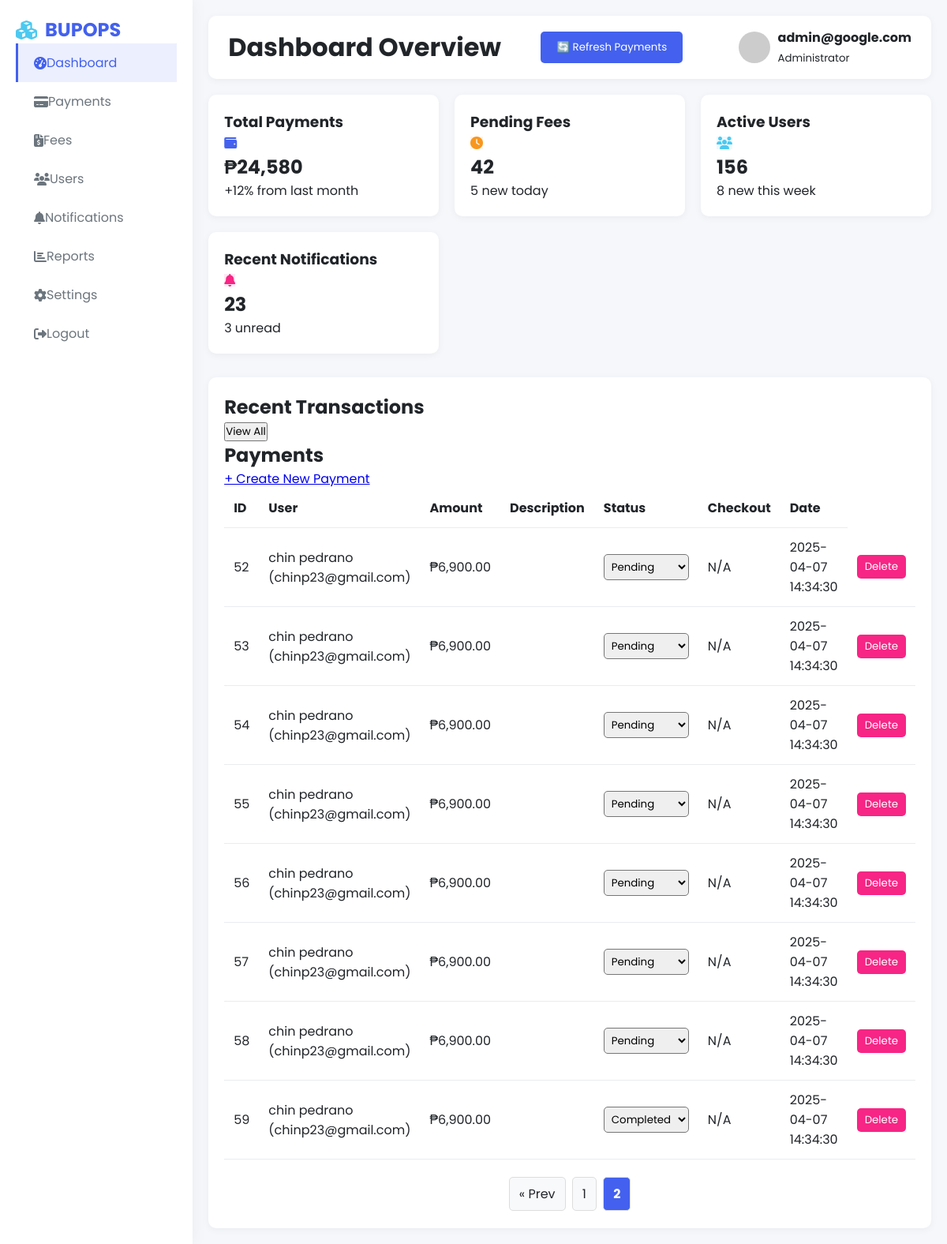
Page /admin_dashboard.php?page=2 (signed in) on the committed database.
### tables this page shows
CREATE TABLE `payments` (
  `id` int(11) UNSIGNED NOT NULL,
  `user_id` int(11) UNSIGNED NOT NULL,
  `sub_category_id` int(11) UNSIGNED DEFAULT NULL,
  `amount` decimal(10,2) NOT NULL,
  `description` varchar(255) DEFAULT NULL,
  `remarks` varchar(255) DEFAULT NULL,
  `status` enum('pending','completed','failed') NOT NULL DEFAULT 'pending',
  `paymongo_payment_id` varchar(255) NOT NULL,
  `checkout_url` varchar(255) DEFAULT NULL,
  `created_at` timestamp NOT NULL DEFAULT current_timestamp(),
  `updated_at` timestamp NOT NULL DEFAULT current_timestamp() ON UPDATE current_timestamp(),
  `method` varchar(50) DEFAULT NULL,
  `account_number` varchar(20) DEFAULT NULL,
  `name` varchar(100) DEFAULT NULL,
  `email` varchar(100) DEFAULT NULL,
  `payment_reference` varchar(255) NOT NULL
);

### admin_dashboard.php (the view, shortened to what this page needs)
<?php
$email = $_SESSION['email'];
$conn = new mysqli("localhost", "root", "", "bupops_db");
$limit = 10;
$page = isset($_GET['page']) ? (int)$_GET['page'] : 1;
$offset = ($page - 1) * $limit;
$result = $conn->query("SELECT * FROM payments ORDER BY created_at DESC LIMIT $limit OFFSET $offset");
$total_result = $conn->query("SELECT COUNT(*) as total FROM payments");
$total_row = $total_result->fetch_assoc();
$total_payments = $total_row['total'];
$total_pages = ceil($total_payments / $limit);
?>
<!DOCTYPE html>
<html lang="en">
<head>
    <link rel="stylesheet" href="https://cdnjs.cloudflare.com/ajax/libs/font-awesome/6.4.0/css/all.min.css">
</head>
<body>
<div class="dashboard">
    <div class="sidebar">
        <div class="sidebar-header"><h2><i class="fas fa-cubes"></i>BUPOPS</h2></div>
        <ul class="sidebar-menu">
            <li><a href="#" class="active"><i class="fas fa-tachometer-alt"></i> Dashboard</a></li>
            <li><a href="#"><i class="fas fa-credit-card"></i> Payments</a></li>
            <li><a href="#"><i class="fas fa-file-invoice-dollar"></i> Fees</a></li>
            <li><a href="#"><i class="fas fa-users"></i> Users</a></li>
            <li><a href="#"><i class="fas fa-bell"></i> Notifications</a></li>
            <li><a href="#"><i class="fas fa-chart-bar"></i> Reports</a></li>
            <li><a href="#"><i class="fas fa-cog"></i> Settings</a></li>
            <li><a href="/bupops/auth/logout.php"><i class="fas fa-sign-out-alt"></i> Logout</a></li>
        </ul>
    </div>
    <div class="main-content">
        <div class="header">
            <h1>Dashboard Overview</h1>
            <button onclick="refreshPayments()" style="background: var(--p); color: white; padding: 10px 20px; border: none; border-radius: 5px; margin-right: 20px;">🔄 Refresh Payments</button>
            <div class="user-info">
                <img src="https://ui-avatars.com/api/?name=<?= urlencode($email) ?>&background=random" alt="User">
                <div><h4><?= $email ?></h4><small>Administrator</small></div>
            </div>
        </div>
        <div class="cards">
            <?php
            $cards = [
                ["Total Payments", "₱24,580", "+12% from last month", "fas fa-wallet", "rgba(67, 97, 238, 0.1)", "var(--p)"],
                ["Pending Fees", "42", "5 new today", "fas fa-clock", "rgba(248,150,30,0.1)", "var(--w)"],
                ["Active Users", "156", "8 new this week", "fas fa-users", "rgba(76,201,240,0.1)", "var(--sc)"],
                ["Recent Notifications", "23", "3 unread", "fas fa-bell", "rgba(247,37,133,0.1)", "var(--d)"]
            ];
            foreach ($cards as [$title, $value, $desc, $icon, $bg, $color]) {
                echo "<div class='card'>
                        <div class='card-header'><h3>$title</h3><i class='$icon' style='background:$bg;color:$color'></i></div>
                        <div class='card-body'><h2>$value</h2><p>$desc</p></div>
                      </div>";
            }
            ?>
        </div>
        <div class="recent-transactions">
            <div class="section-header">
                <h2>Recent Transactions</h2>
                <button class="btn btn-primary">View All</button>
            </div>
            <h2>Payments</h2>
            <a href="controller.php">+ Create New Payment</a>
            <table>
                <thead>
                    <tr><th>ID</th><th>User</th><th>Amount</th><th>Description</th><th>Status</th><th>Checkout</th><th>Date</th></tr>
                </thead>
                <tbody id="payments-table">
    <?php while ($row = $result->fetch_assoc()): ?>
        <tr>
            <td><?= $row['id'] ?></td>
            <td><?= htmlspecialchars($row['name']) ?> (<?= $row['email'] ?>)</td>
            <td>₱<?= number_format($row['amount'], 2) ?></td>
            <td><?= htmlspecialchars($row['description']) ?></td>
            <td>
                <select onchange="updateStatus(<?= $row['id'] ?>, this.value)">
                    <option value="pending" <?= $row['status']=='pending'?'selected':'' ?>>Pending</option>
                    <option value="completed" <?= $row['status']=='completed'?'selected':'' ?>>Completed</option>
                </select>
            </td>
            <td>
                <?= $row['checkout_url'] ? "<a href='{$row['checkout_url']}' target='_blank'>Open</a>" : "N/A" ?>
            </td>
            <td><?= $row['created_at'] ?></td>
            <td>
                <button onclick="deletePayment(<?= $row['id'] ?>)" style="background: var(--d); color: white; border: none; padding: 5px 10px; border-radius: 5px; cursor: pointer;">Delete</button>
            </td>
        </tr>
    <?php endwhile; ?>
</tbody>
            </table>
            <div class="pagination">
    <?php if ($page > 1): ?>
        <a href="?page=<?= $page - 1 ?>">&laquo; Prev</a>
    <?php endif; ?>
    <?php for ($i = 1; $i <= $total_pages; $i++): ?>
        <a href="?page=<?= $i ?>" class="<?= ($i == $page) ? 'active' : '' ?>"><?= $i ?></a>
    <?php endfor; ?>
</div>
        </div>
    </div>
</div>
</body>
</html>

### admin_dashboard.php (style rules this page uses)
:root { --p:#4361ee;--s:#3f37c9;--sc:#4cc9f0;--d:#f72585;--w:#f8961e;--l:#f8f9fa;--dk:#212529;--g:#6c757d; }
* { margin:0;padding:0;box-sizing:border-box;font-family:'Poppins',sans-serif }
body { background:#f5f7fb;color:var(--dk) }
.dashboard { display:flex;min-height:100vh }
.sidebar { width:250px;background:#fff;box-shadow:0 0 20px rgba(0,0,0,0.05);padding:20px }
.sidebar-header h2 { color:var(--p);display:flex;align-items:center }
.sidebar-header i { margin-right:10px;color:var(--sc) }
.sidebar-menu { list-style:none }
.sidebar-menu a { display:flex;align-items:center;padding:12px 20px;color:var(--g);text-decoration:none;transition:.3s;border-left:3px solid transparent }
.sidebar-menu a:hover,.sidebar-menu a.active { background:rgba(67,97,238,0.1);color:var(--p);border-left:3px solid var(--p) }
.main-content { flex:1;padding:20px }
.header { display:flex;justify-content:space-between;align-items:center;background:#fff;padding:15px 25px;border-radius:10px;margin-bottom:20px;box-shadow:0 2px 10px rgba(0,0,0,0.05) }
.user-info { display:flex;align-items:center }
.user-info img { width:40px;height:40px;border-radius:50%;margin-right:10px;object-fit:cover }
.cards { display:grid;grid-template-columns:repeat(auto-fill,minmax(280px,1fr));gap:20px;margin-bottom:30px }
.card { background:#fff;border-radius:10px;padding:20px;box-shadow:0 2px 10px rgba(0,0,0,0.05);transition:.3s }
.recent-transactions { background:#fff;border-radius:10px;padding:20px;box-shadow:0 2px 10px rgba(0,0,0,0.05) }
table { width:100%;border-collapse:collapse }
th,td { padding:12px;text-align:left;border-bottom:1px solid #e9ecef }
select { padding:5px;border-radius:5px }
.pagination { margin-top: 20px; text-align: center; }
.pagination a { display: inline-block; padding: 8px 12px; margin: 2px; background: var(--l); color: var(--dk); border: 1px solid #ddd; border-radius: 5px; text-decoration: none; transition: 0.3s; }
.pagination a.active { background: var(--p); color: #fff; font-weight: bold; }

### rows in the picture
payments: id "52", name "chin pedrano", email "chinp23@gmail.com", amount "6,900.00", status+id "Pending", shows "N/A", created_at "2025-04-07 14:34:30"
payments: id "53", name "chin pedrano", email "chinp23@gmail.com", amount "6,900.00", status+id "Pending", shows "N/A", created_at "2025-04-07 14:34:30"
payments: id "54", name "chin pedrano", email "chinp23@gmail.com", amount "6,900.00", status+id "Pending", shows "N/A", created_at "2025-04-07 14:34:30"
payments: id "55", name "chin pedrano", email "chinp23@gmail.com", amount "6,900.00", status+id "Pending", shows "N/A", created_at "2025-04-07 14:34:30"
payments: id "56", name "chin pedrano", email "chinp23@gmail.com", amount "6,900.00", status+id "Pending", shows "N/A", created_at "2025-04-07 14:34:30"
payments: id "57", name "chin pedrano", email "chinp23@gmail.com", amount "6,900.00", status+id "Pending", shows "N/A", created_at "2025-04-07 14:34:30"
payments: id "58", name "chin pedrano", email "chinp23@gmail.com", amount "6,900.00", status+id "Pending", shows "N/A", created_at "2025-04-07 14:34:30"
payments: id "59", name "chin pedrano", email "chinp23@gmail.com", amount "6,900.00", status+id "Completed", shows "N/A", created_at "2025-04-07 14:34:30"

### other values in the picture
$email "admin@google.com"
$title "Total Payments"
$value "₱24,580"
$desc "+12% from last month"
$title "Pending Fees"
$value "42"
$desc "5 new today"
$title "Active Users"
$value "156"
$desc "8 new this week"
$title "Recent Notifications"
$value "23"
$desc "3 unread"
